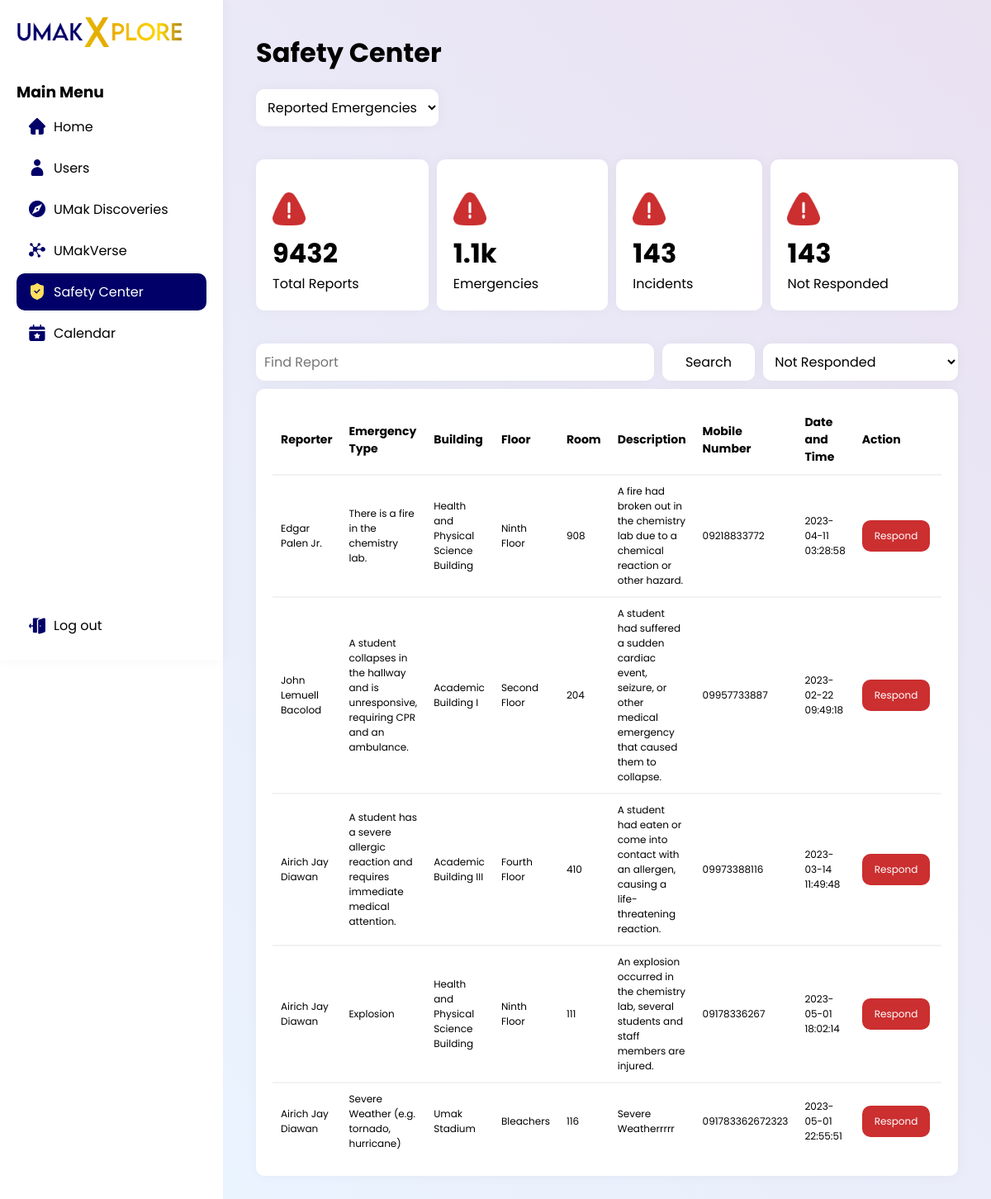
/UMakXplore/dashboard/?menu=safetyCenter, run on the app's committed database.
### tables this page shows
CREATE TABLE `report_emergencies` (
  `id` int(11) NOT NULL,
  `reporter` varchar(100) NOT NULL,
  `emergency_type` varchar(100) NOT NULL,
  `building` varchar(100) NOT NULL,
  `floor` varchar(100) DEFAULT NULL,
  `room` varchar(100) DEFAULT NULL,
  `description` varchar(255) NOT NULL,
  `mobile_number` varchar(100) DEFAULT NULL,
  `date` date DEFAULT NULL,
  `time` time DEFAULT NULL
);

### UMakXplore/dashboard/reportEmergency.php (the view, shortened to what this page needs)
<div class="users-table-wrapper">
  <table>
    <tr id="user-table-header">
      <th>Reporter</th>
      <th>Emergency Type</th>
      <th>Building</th>
      <th>Floor</th>
      <th>Room</th>
      <th>Description</th>
      <th>Mobile Number</th>
      <th>Date and Time</th>
      <th id="action-header">Action</th>
    </tr>
    <?php
    $username = "root";
    $password = "";
    $database = "umakversedb";
    $conn = mysqli_connect("localhost", $username, $password);
    mysqli_select_db($conn, $database) or die("Unabale to select database");
    $query = "SELECT * FROM report_emergencies";
    $result = mysqli_query($conn, $query);
    while ($row = mysqli_fetch_array($result)) {
      $reporter = $row['reporter'];
      $emergencyType = $row['emergency_type'];
      $building = $row['building'];
      $floor = $row['floor'];
      $room = $row['room'];
      $description = $row['description'];
      $mobileNum = $row['mobile_number'];
      $date = $row['date'];
      $time = $row['time'];
    ?>
      <tr>
        <td><?php echo $reporter; ?></td>
        <td><?php echo $emergencyType; ?></td>
        <td><?php echo $building; ?></td>
        <td><?php echo $floor; ?></td>
        <td><?php echo $room; ?></td>
        <td><?php echo $description; ?></td>
        <td><?php echo $mobileNum; ?></td>
        <td><?php echo
        $date ."<br>".
        $time; ?></td>
        <td>
          <div class="action-container">
            <a href="../dashboard/?menu=users&userId=user" class="user-action-respond">
              Respond
            </a>
          </div>
        </td>
      </tr>
    <?php } ?>
  </table>
</div>

### UMakXplore/assets/dashboard.css (style rules this page uses)
a { text-decoration: none; color: black; }
.dashboard-content table { border-collapse: collapse; width: 100%; background-color: white; }
.dashboard-content td, .dashboard-content th { border-top: 2px solid #f2f2f2; text-align: left; padding: 10px; }
.dashboard-content td { font-size: 12px; }
.dashboard-content th { border-top: none; font-size: 14px; }
.users-table-wrapper { background-color: white; padding: 20px; border-radius: 10px; margin-top: 10px; box-shadow: 0px 0 15px rgba(0, 0, 0, 0.04); }
#action-header { width: 100px; }
.action-container { width: fit-content; display: flex; align-items: center; }
a.user-action-respond { background-color: #CB2F30; color: white; padding: 10px 15px; border-radius: 10px; }

### UMakXplore/assets/site.css (style rules this page uses)
* { font-family: 'Poppins', sans-serif; scroll-behavior: smooth; margin: 0; padding: 0; }

### data on the page
report_emergencies: reporter "Edgar Palen Jr.", emergency_type "There is a fire in the chemistry lab.", building "Health and Physical Science Building", floor "Ninth Floor", room "908", description "A fire had broken out in the chemistry lab due to a chemical reaction or other hazard.", mobile_number "09218833772", date "2023-04-11", time "03:28:58"
report_emergencies: reporter "John Lemuell Bacolod", emergency_type "A student collapses in the hallway and is unresponsive, requiring CPR and an ambulance.", building "Academic Building I", floor "Second Floor", room "204", description "A student had suffered a sudden cardiac event, seizure, or other medical emergency that caused them to collapse.", mobile_number "09957733887", date "2023-02-22", time "09:49:18"
report_emergencies: reporter "Airich Jay Diawan", emergency_type "A student has a severe allergic reaction and requires immediate medical attention.", building "Academic Building III", floor "Fourth Floor", room "410", description "A student had eaten or come into contact with an allergen, causing a life-threatening reaction.", mobile_number "09973388116", date "2023-03-14", time "11:49:48"
report_emergencies: reporter "Airich Jay Diawan", emergency_type "Explosion", building "Health and Physical Science Building", floor "Ninth Floor", room "111", description "An explosion occurred in the chemistry lab, several students and staff members are injured.", mobile_number "09178336267", date "2023-05-01", time "18:02:14"
report_emergencies: reporter "Airich Jay Diawan", emergency_type "Severe Weather (e.g. tornado, hurricane)", building "Umak Stadium", floor "Bleachers", room "116", description "Severe Weatherrrrr", mobile_number "091783362672323", date "2023-05-01", time "22:55:51"
